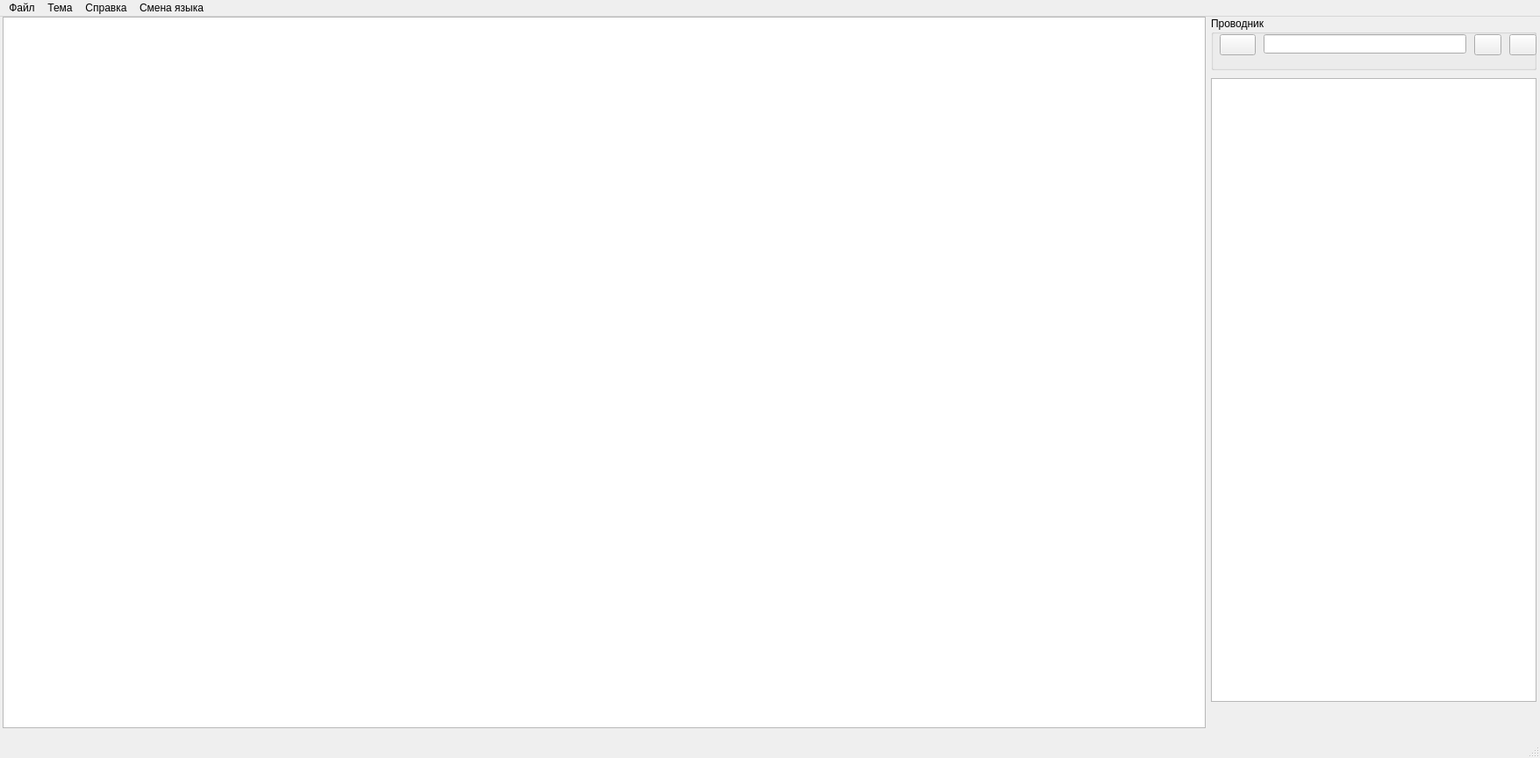
<?xml version="1.0" encoding="UTF-8"?>
<ui version="4.0">
 <class>MainWindow</class>
 <widget class="QMainWindow" name="MainWindow">
  <property name="geometry">
   <rect>
    <x>0</x>
    <y>0</y>
    <width>1755</width>
    <height>864</height>
   </rect>
  </property>
  <property name="windowTitle">
   <string>Редактор</string>
  </property>
  <widget class="QWidget" name="centralwidget">
   <widget class="QGroupBox" name="groupBox_3">
    <property name="geometry">
     <rect>
      <x>1380</x>
      <y>0</y>
      <width>371</width>
      <height>61</height>
     </rect>
    </property>
    <property name="title">
     <string>Проводник</string>
    </property>
    <widget class="QLineEdit" name="lineEdit">
     <property name="geometry">
      <rect>
       <x>60</x>
       <y>20</y>
       <width>231</width>
       <height>22</height>
      </rect>
     </property>
    </widget>
    <widget class="QPushButton" name="pushButton_2">
     <property name="geometry">
      <rect>
       <x>10</x>
       <y>20</y>
       <width>41</width>
       <height>24</height>
      </rect>
     </property>
     <property name="text">
      <string/>
     </property>
     <property name="icon">
      <iconset>
       <normaloff>:/icons/folderup.png</normaloff>:/icons/folderup.png</iconset>
     </property>
    </widget>
    <widget class="QPushButton" name="pushButton_3">
     <property name="geometry">
      <rect>
       <x>300</x>
       <y>20</y>
       <width>31</width>
       <height>24</height>
      </rect>
     </property>
     <property name="text">
      <string/>
     </property>
     <property name="icon">
      <iconset>
       <normaloff>:/icons/list.png</normaloff>:/icons/list.png</iconset>
     </property>
    </widget>
    <widget class="QPushButton" name="pushButton_4">
     <property name="geometry">
      <rect>
       <x>340</x>
       <y>20</y>
       <width>31</width>
       <height>24</height>
      </rect>
     </property>
     <property name="text">
      <string/>
     </property>
     <property name="icon">
      <iconset>
       <normaloff>:/icons/iconlist.png</normaloff>:/icons/iconlist.png</iconset>
     </property>
    </widget>
   </widget>
   <widget class="QListView" name="listView">
    <property name="geometry">
     <rect>
      <x>1380</x>
      <y>70</y>
      <width>371</width>
      <height>711</height>
     </rect>
    </property>
   </widget>
   <widget class="QTextEdit" name="textEdit">
    <property name="geometry">
     <rect>
      <x>3</x>
      <y>0</y>
      <width>1371</width>
      <height>811</height>
     </rect>
    </property>
   </widget>
  </widget>
  <widget class="QMenuBar" name="menubar">
   <property name="geometry">
    <rect>
     <x>0</x>
     <y>0</y>
     <width>1755</width>
     <height>22</height>
    </rect>
   </property>
   <widget class="QMenu" name="menu">
    <property name="title">
     <string>Смена языка</string>
    </property>
    <addaction name="actionEnglish"/>
    <addaction name="separator"/>
    <addaction name="actionRussian"/>
    <addaction name="separator"/>
   </widget>
   <widget class="QMenu" name="menu_2">
    <property name="title">
     <string>Файл</string>
    </property>
    <addaction name="actionNew"/>
    <addaction name="actionOpen"/>
    <addaction name="actionClose"/>
    <addaction name="actionReadOnly"/>
    <addaction name="separator"/>
    <addaction name="actionSave"/>
    <addaction name="actionSaveAs"/>
    <addaction name="separator"/>
    <addaction name="actionPrint"/>
    <addaction name="separator"/>
    <addaction name="ActionExit"/>
   </widget>
   <widget class="QMenu" name="menu_4">
    <property name="title">
     <string>Тема</string>
    </property>
    <addaction name="actionLight"/>
    <addaction name="separator"/>
    <addaction name="actionDark"/>
    <addaction name="separator"/>
   </widget>
   <widget class="QMenu" name="menu_5">
    <property name="title">
     <string>Справка</string>
    </property>
    <addaction name="actionHelp"/>
    <addaction name="separator"/>
   </widget>
   <addaction name="menu_2"/>
   <addaction name="menu_4"/>
   <addaction name="menu_5"/>
   <addaction name="menu"/>
  </widget>
  <widget class="QStatusBar" name="statusbar"/>
  <action name="actionEnglish">
   <property name="text">
    <string>Английский</string>
   </property>
  </action>
  <action name="actionRussian">
   <property name="text">
    <string>Русский</string>
   </property>
  </action>
  <action name="actionNew">
   <property name="text">
    <string>Новый</string>
   </property>
  </action>
  <action name="actionOpen">
   <property name="text">
    <string>Открыть</string>
   </property>
  </action>
  <action name="actionClose">
   <property name="text">
    <string>Закрыть</string>
   </property>
  </action>
  <action name="actionSave">
   <property name="text">
    <string>Сохранить</string>
   </property>
  </action>
  <action name="actionSaveAs">
   <property name="text">
    <string>Сохранить как</string>
   </property>
  </action>
  <action name="actionPrint">
   <property name="text">
    <string>Печать</string>
   </property>
  </action>
  <action name="actionLight">
   <property name="text">
    <string>Светлая</string>
   </property>
  </action>
  <action name="actionDark">
   <property name="text">
    <string>Темная</string>
   </property>
  </action>
  <action name="actionHelp">
   <property name="text">
    <string>Вызвать справку</string>
   </property>
  </action>
  <action name="actionReadOnly">
   <property name="text">
    <string>Только чтение</string>
   </property>
  </action>
  <action name="ActionExit">
   <property name="text">
    <string>Выйти</string>
   </property>
  </action>
 </widget>
 <resources/>
 <connections/>
</ui>
